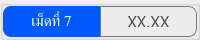
                  <widget class="QGroupBox" name="thickness_summary_group_7">
                   <property name="minimumSize">
                    <size>
                     <width>0</width>
                     <height>40</height>
                    </size>
                   </property>
                   <property name="maximumSize">
                    <size>
                     <width>16777215</width>
                     <height>40</height>
                    </size>
                   </property>
                   <property name="styleSheet">
                    <string notr="true">color: rgb(255, 255, 255);</string>
                   </property>
                   <layout class="QHBoxLayout" name="horizontalLayout_44">
                    <property name="spacing">
                     <number>0</number>
                    </property>
                    <property name="leftMargin">
                     <number>0</number>
                    </property>
                    <property name="topMargin">
                     <number>0</number>
                    </property>
                    <property name="rightMargin">
                     <number>0</number>
                    </property>
                    <property name="bottomMargin">
                     <number>0</number>
                    </property>
                    <item>
                     <widget class="QLabel" name="thickness_summary_title_7">
                      <property name="minimumSize">
                       <size>
                        <width>55</width>
                        <height>0</height>
                       </size>
                      </property>
                      <property name="font">
                       <font>
                        <family>Kanit</family>
                        <pointsize>11</pointsize>
                        <italic>false</italic>
                        <bold>false</bold>
                        <underline>false</underline>
                        <strikeout>false</strikeout>
                       </font>
                      </property>
                      <property name="styleSheet">
                       <string notr="true">background-color: #0059fe;
border-top-left-radius: 8px;
border-bottom-left-radius: 8px;</string>
                      </property>
                      <property name="text">
                       <string>เม็ดที่ 7</string>
                      </property>
                      <property name="alignment">
                       <set>Qt::AlignCenter</set>
                      </property>
                     </widget>
                    </item>
                    <item>
                     <widget class="QFrame" name="thickness_summary_frame_7">
                      <property name="styleSheet">
                       <string notr="true">border: solid;
border-width: 1px;
border-color: rgb(121, 121, 121);
border-top-right-radius: 8px;
border-bottom-right-radius: 8px;</string>
                      </property>
                      <property name="frameShape">
                       <enum>QFrame::StyledPanel</enum>
                      </property>
                      <property name="frameShadow">
                       <enum>QFrame::Raised</enum>
                      </property>
                      <layout class="QHBoxLayout" name="horizontalLayout_45">
                       <item>
                        <widget class="QLabel" name="thickness_summary_7">
                         <property name="font">
                          <font>
                           <family>Kanit</family>
                           <pointsize>12</pointsize>
                          </font>
                         </property>
                         <property name="styleSheet">
                          <string notr="true">border: none;
color: rgb(72, 72, 72);</string>
                         </property>
                         <property name="text">
                          <string>XX.XX</string>
                         </property>
                         <property name="alignment">
                          <set>Qt::AlignCenter</set>
                         </property>
                        </widget>
                       </item>
                      </layout>
                     </widget>
                    </item>
                   </layout>
                  </widget>
